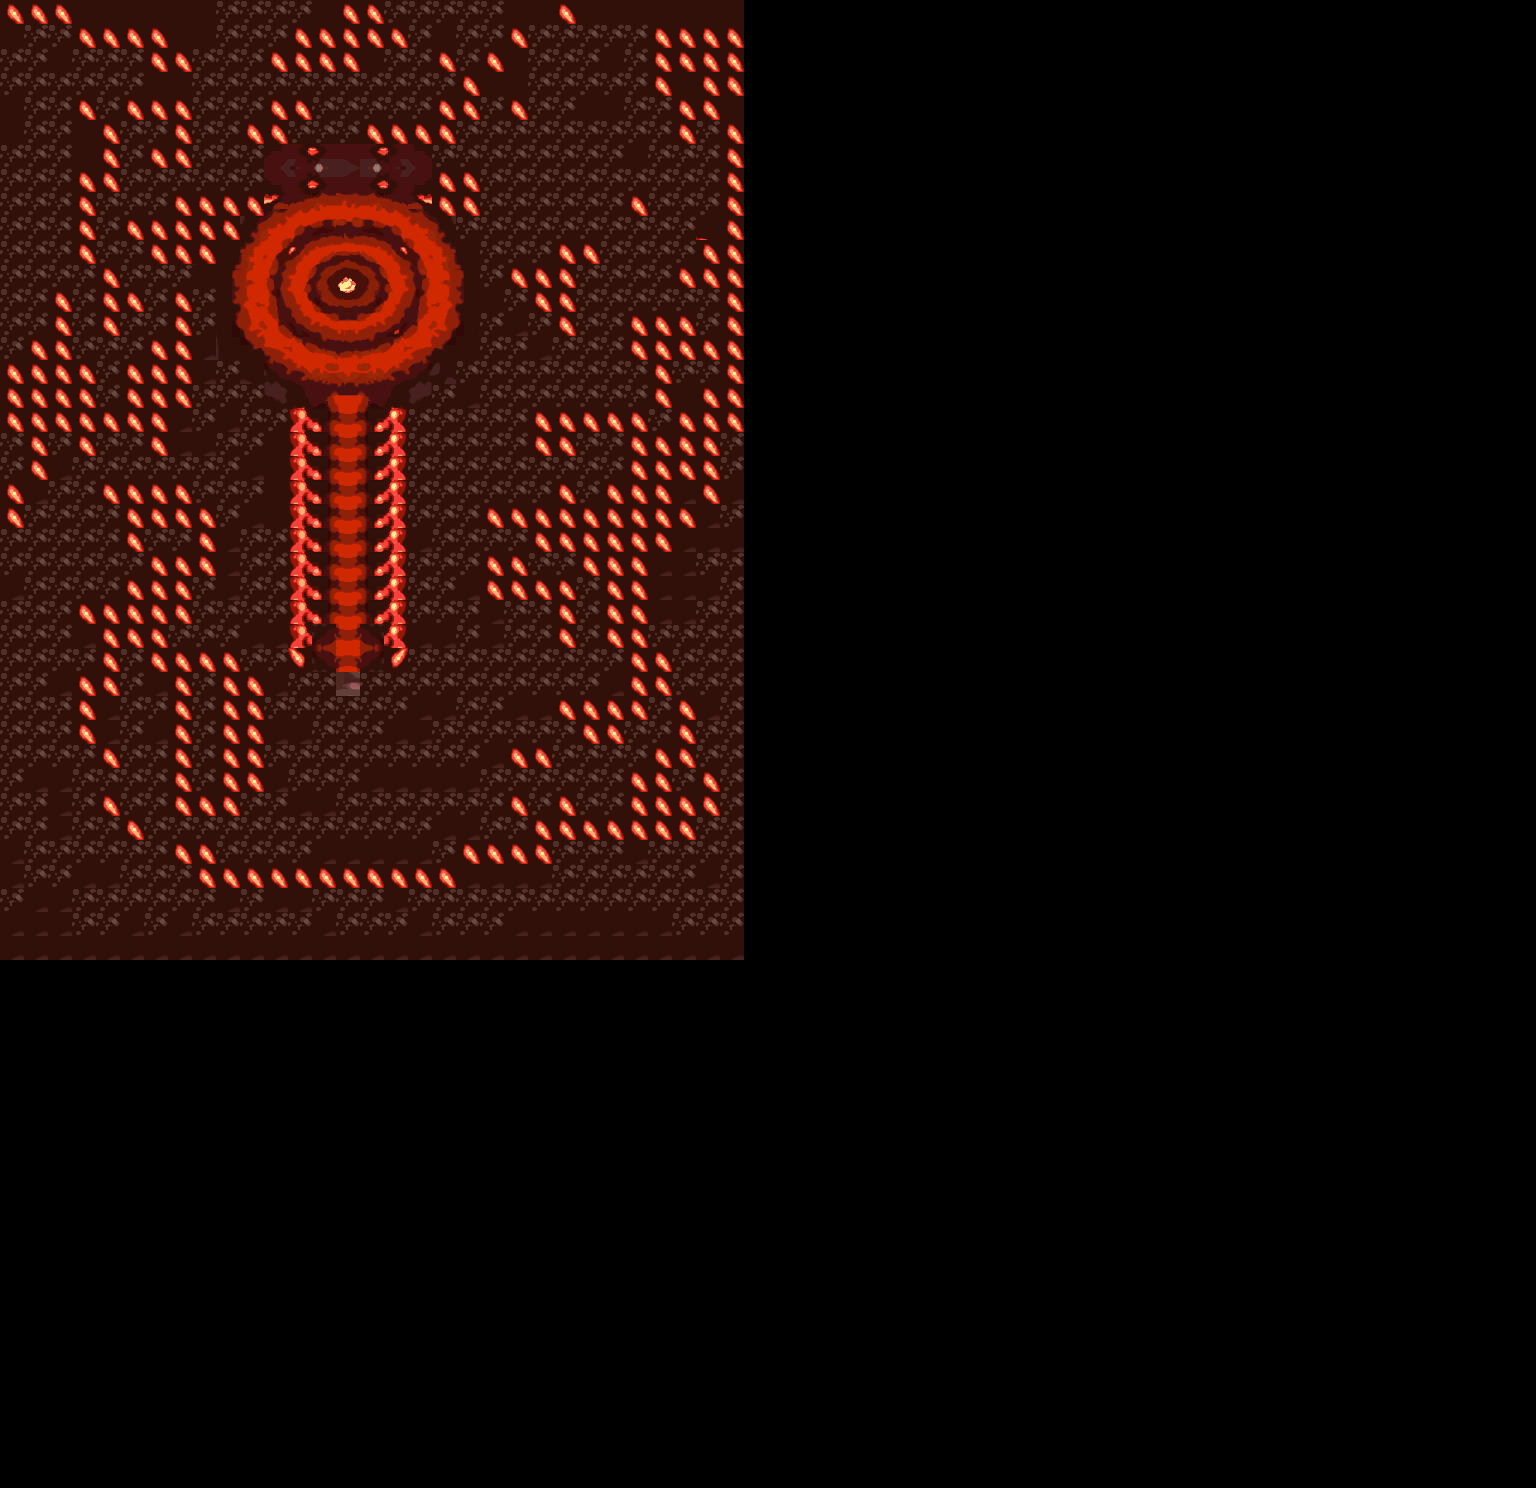

This is a level from a 2D game, rendered from its Tiled map with the project's own tilesets. A one-line summary and the map file follow, with tile-layer data summarised:
An orthogonal 64x62 tile map with 24x24 px tiles, 2 tile layers (borde, suelo).

<map version="1.2" tiledversion="1.3.2" orientation="orthogonal" renderorder="right-down" compressionlevel="0" width="64" height="62" tilewidth="24" tileheight="24" infinite="0" nextlayerid="3" nextobjectid="1">
 <tileset firstgid="1" name="crater" tilewidth="24" tileheight="24" tilecount="247" columns="19">
  <image source="../crater.png" width="456" height="312" />
 </tileset>
 <layer id="1" name="borde" width="64" height="62">
  <data>[3968 cells, 1150 non-empty, 43 distinct tile ids]</data>
 </layer>
 <layer id="2" name="suelo" width="64" height="62">
  <data>[3968 cells, 94 non-empty, 66 distinct tile ids]</data>
 </layer>
</map>
